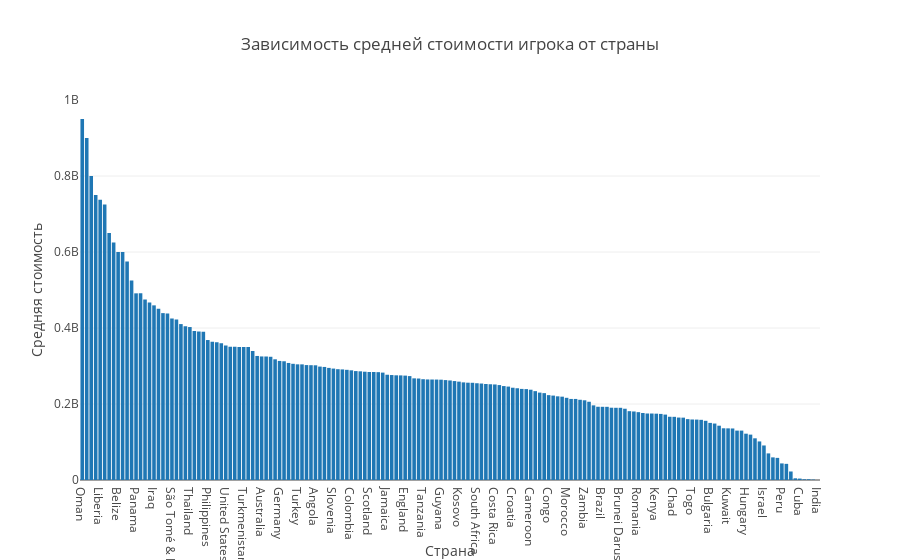

Notebook source saved alongside this figure:
### Code cell
"""Зависимость средней стоимости игрока от страны
Показывает, игроки каких стран больше всего ценятся на футбольном рынке
"""
countries = df.groupby(['Nationality']).agg({'Value': 'mean'}).sort_values('Value', ascending=False)
trace = go.Bar(
    x=countries.Value.keys(), 
    y=countries.Value
)
data = [trace]
layout = go.Layout(
    title='Зависимость средней стоимости игрока от страны',
    xaxis={
        'title': 'Страна'
    },
    yaxis={
        'title': 'Средняя стоимость'
    }
)
fig = go.Figure(data=data, layout=layout)
py.iplot(fig)

### Figure 1 — Plotly figure (JSON) as saved in the notebook; plotly's stock layout.template omitted (floating-point values rounded to 4 significant figures; data arrays with more than 128 entries replaced by an {"elided": "..."} marker saying what was removed)
{"data": [{"type": "bar", "uid": "e92d1139-8256-4d52-8b8c-1741024d5e38", "x": {"elided": "165 str values"}, "y": {"elided": "165 float values"}}], "layout": {"title": {"text": "Зависимость средней стоимости игрока от страны"}, "xaxis": {"title": {"text": "Страна"}}, "yaxis": {"title": {"text": "Средняя стоимость"}}}}
